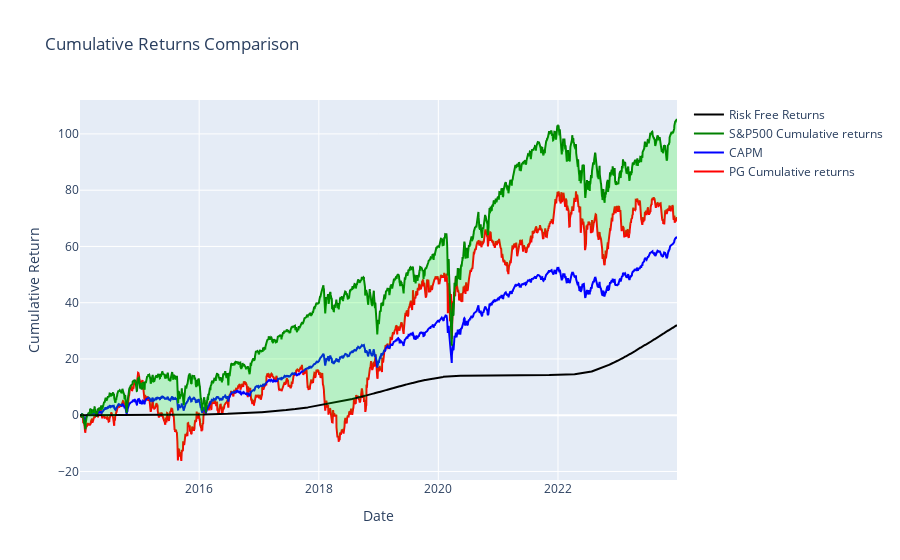

The notebook cell saved with this chart:
### Code cell
trace1 = go.Scatter(x=main['Date'], y=main[f'{tic}_cum_return'], mode='lines', name=f'{tic} Cumulative returns', line=dict(color='red'))

trace2 = go.Scatter(x=main['Date'], y=main['CAPM_cum'], mode='lines', name='CAPM', line=dict(color='blue'))
trace3 = go.Scatter(x=main['Date'], y=main['S&P500_cum_return'], mode='lines', name='S&P500 Cumulative returns', line=dict(color='green'))
trace4 = go.Scatter(x=main['Date'], y=main['cum_rf_rate'], mode='lines', name='Risk Free Returns', line=dict(color='black'))

# Create the figure
fig = go.Figure(data=[trace1, trace2, trace3, trace4])

# Fill between trace1 and trace3
fig.add_trace(go.Scatter(x=main['Date'], y=main[f'{tic}_cum_return'],
                         mode='lines', fill=None, showlegend=False,
                         line=dict(color='rgba(255,255,255,0)')))

fig.add_trace(go.Scatter(x=main['Date'], y=main['S&P500_cum_return'],
                         mode='lines', fill='tonexty', showlegend=False,
                         line=dict(color='green', width=0), fillcolor='rgba(0,255,0,0.2)'))



# Update layout
fig.update_layout(title='Cumulative Returns Comparison',
                  xaxis_title='Date',
                  yaxis_title='Cumulative Return',
                  hovermode='x unified')

fig.show()

### Figure 1 — Plotly figure (JSON) as saved in the notebook; plotly's stock layout.template omitted (floating-point values rounded to 4 significant figures; data arrays with more than 128 entries replaced by an {"elided": "..."} marker saying what was removed)
{"data": [{"line": {"color": "red"}, "mode": "lines", "name": "PG Cumulative returns", "type": "scatter", "x": {"elided": "2497 str values"}, "y": {"elided": "2497 float values"}}, {"line": {"color": "blue"}, "mode": "lines", "name": "CAPM", "type": "scatter", "x": {"elided": "2497 str values"}, "y": {"elided": "2497 float values"}}, {"line": {"color": "green"}, "mode": "lines", "name": "S&P500 Cumulative returns", "type": "scatter", "x": {"elided": "2497 str values"}, "y": {"elided": "2497 float values"}}, {"line": {"color": "black"}, "mode": "lines", "name": "Risk Free Returns", "type": "scatter", "x": {"elided": "2497 str values"}, "y": {"elided": "2497 float values"}}, {"line": {"color": "rgba(255,255,255,0)"}, "mode": "lines", "showlegend": false, "type": "scatter", "x": {"elided": "2497 str values"}, "y": {"elided": "2497 float values"}}, {"fill": "tonexty", "fillcolor": "rgba(0,255,0,0.2)", "line": {"color": "green", "width": 0}, "mode": "lines", "showlegend": false, "type": "scatter", "x": {"elided": "2497 str values"}, "y": {"elided": "2497 float values"}}], "layout": {"hovermode": "x unified", "title": {"text": "Cumulative Returns Comparison"}, "xaxis": {"title": {"text": "Date"}}, "yaxis": {"title": {"text": "Cumulative Return"}}}}
